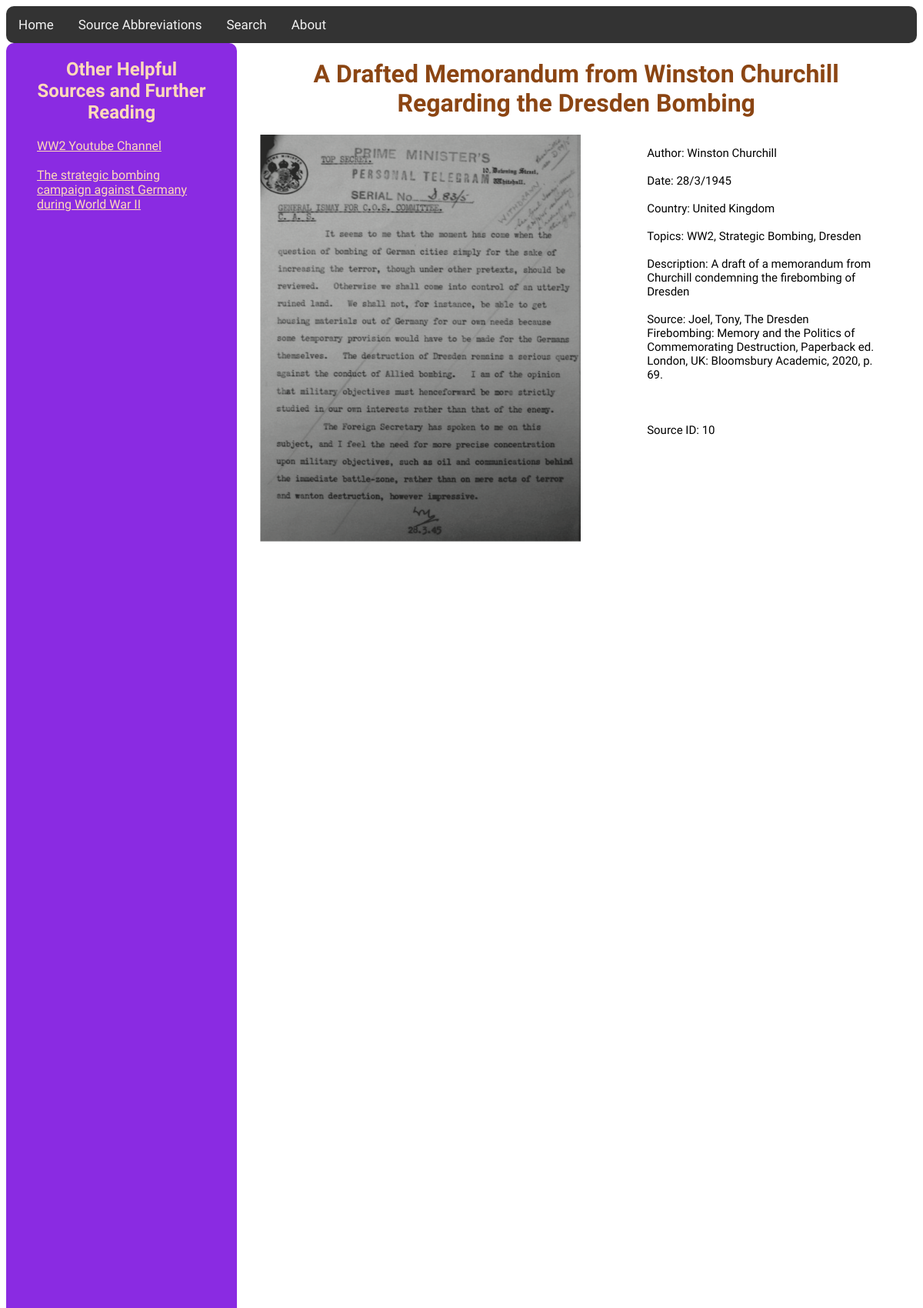
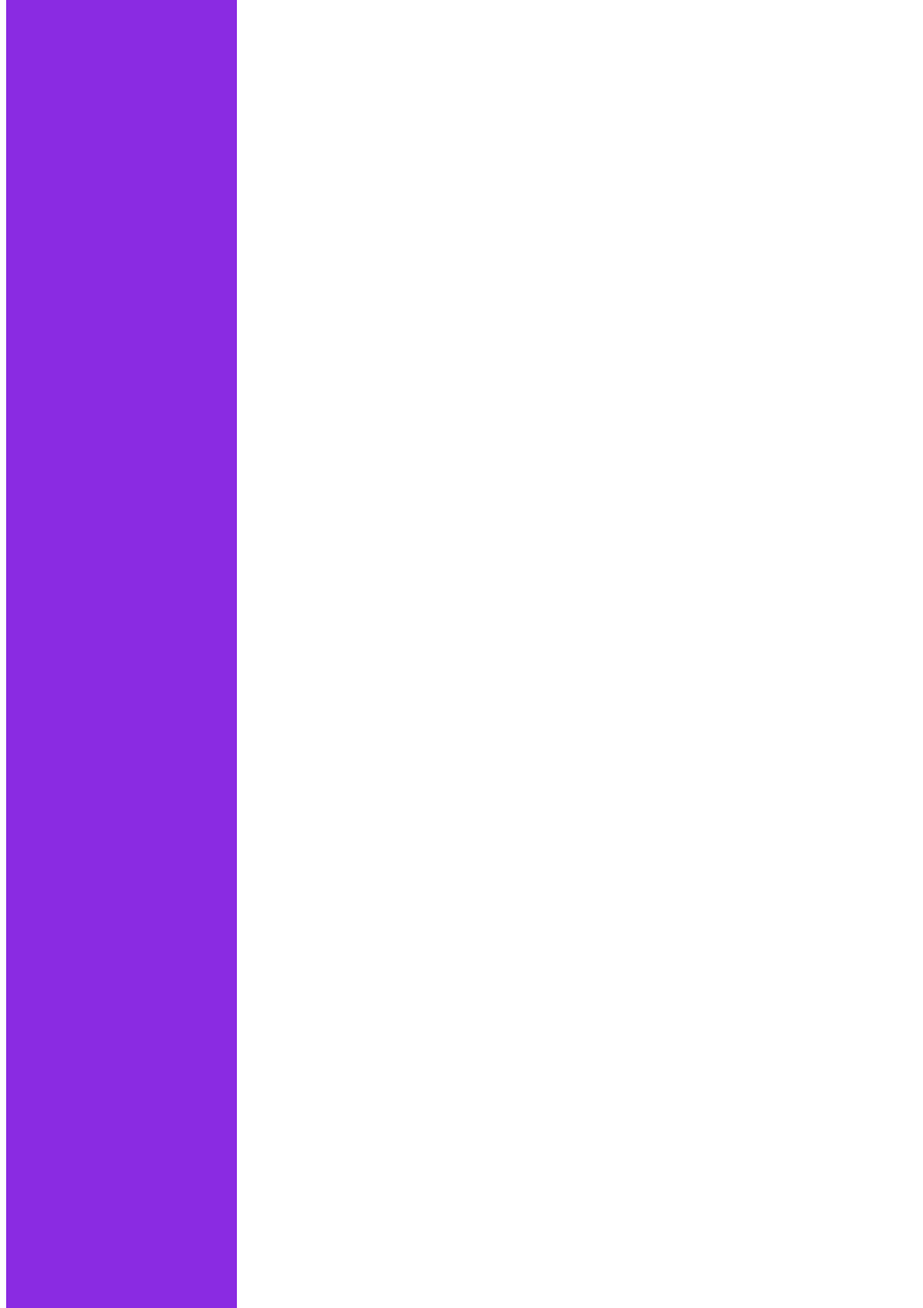
The page /source/10 (upper part) on the database its author committed (2 pictures, top to bottom).
### tables this page shows
CREATE TABLE "FURTHER" (
	"ID"	INTEGER,
	"NAME"	TEXT,
	"URL"	TEXT,
	PRIMARY KEY("ID")
);

CREATE TABLE "SOURCES" (
	"ID"	INTEGER,
	"DESCRIPTION"	TEXT,
	"YEAR"	INTEGER,
	"MONTH"	INTEGER,
	"DATE"	INTEGER,
	"AUTHOR"	TEXT,
	"PATH"	TEXT,
	"LINK"	TEXT,
	"CITATION"	TEXT,
	"WIDTH"	INTEGER,
	"TITLE"	TEXT,
	PRIMARY KEY("ID")
);

CREATE TABLE "COUNTRIES" (
	"ID"	INTEGER,
	"NAME"	TEXT,
	PRIMARY KEY("ID")
);

### app.py (the view)
@app.route('/source/<id>')
def source(id):
    source = []
    prot = False
    if id == "1":
        prot = True
    conn = sqlite3.connect("sources.db")
    cursor = conn.cursor()
    src = cursor.execute("SELECT ID,DESCRIPTION,YEAR,MONTH,DATE,AUTHOR,PATH,LINK,CITATION,WIDTH,TITLE FROM SOURCES WHERE ID=?", (id,))
    src = src.fetchall()
    src= src[0]
    src = list(src)
    countries = cursor.execute("SELECT NAME FROM COUNTRIES WHERE ID IN (SELECT COUN_ID FROM SRC_COUNS WHERE SRC_ID=?)", (id,))
    countries = countries.fetchall()
    countries = [c[0] for c in countries]
    src.append(countries)
    tags = get_tags(int(id), cursor)
    src.append(tags)
    tag_ids = [t[0] for t in cursor.execute("SELECT TAG_ID FROM SRC_TAGS WHERE SRC_ID=?", (id,)).fetchall()]
    print(tag_ids)
    further = {}
    for tag_id in tag_ids:
        furt = cursor.execute("SELECT NAME, URL FROM FURTHER WHERE ID IN (SELECT FURT_ID FROM TAGS_FURTHER WHERE TAG_ID=?)", (tag_id,)).fetchall()
        for f in furt:
            further[f[0]] = f[1]
    conn.close()
    return render_template("source.html", source=src, prot=False if id != "1" else True, further=further)

### app.py (called while the page is built)
def get_tags(id: int, cursor) -> list:
    cursor.execute("SELECT TAG FROM TAGS WHERE ID IN (SELECT TAG_ID FROM SRC_TAGS WHERE SRC_ID=?)", (id,))
    tags = [t[0] for t in cursor.fetchall()]  # Fixed: properly extract tags from tuples
    return tags

### templates/source.html (shortened to what this page needs)
<!DOCTYPE html>
<html lang="en">
<head>
    <link rel="stylesheet" href="{{ url_for('static', filename='styles/styles.css') }}">
</head>
<body id="source_page">
    <div class="topnav">
      <a href="{{url_for('index')}}">Home</a>
      <a href="{{url_for('sources_abbr')}}">Source Abbreviations</a>
      <a href="{{ url_for('search') }}">Search</a>
      <a href="{{ url_for('about') }}">About</a>
    </div>
    <div class="sidebar">
        <h2 class="src_link" style="text-align: center">Other Helpful Sources and Further Reading</h2>
        <p class="src_link">
            {% for key, value in further.items() %}
                <a id="sidebar-a" href="{{ value }}">{{ key }}</a>
                <br>
                <br>
            {% endfor %}
        </p>
    </div>
    <div id="main_content">
    <h1 id="title">{{ source[10] }}</h1>
    </div>
    <div id="main">
        <div id="content" style="height: 1000px">
            {% if prot %}
                <script type="text/javascript">
                    alert('Due to copyright concerns, I am required to put a transcript of the document here rather than a photo/facsimile');
                </script>
                <object draggable="false" id="src_frame" class="scaled" style="zoom: 100%" data="{{ url_for('static', filename=source[6]) }}" width="{{ source[9] }}"></object>
            {% elif ".pdf" in source[6] and "Images/" in source[6] %}
                <object type="application/pdf" style="zoom: 100%" id="src_frame" data="{{ url_for('static', filename=source[6]) }}#view=FitV" width="{{ source[9] }}" height="700px"></object>
            {% elif "http" in source[6] %}
                <object id="src_frame" style="zoom: 100%" data="{{ source[9] }}#view=FitV" width="{{ source[13] }}"></object>
            {% else %}
                    <object draggable="false" id="src_frame" style="image-rendering: -webkit-optimize-contrast;" class="scaled" data="{{ url_for('static', filename=source[6]) }}" width="{{ source[9] }}"></object>
            {% endif %}
        </div>
        <div id="metadata">
            <p>
                Author: {{ source[5] }}<br><br>
                Date: {{ source[4] }}/{{ source[3] }}/{{ source[2] }}<br><br>
                Country: {{ ', '.join(source[11]) }}<br><br>
                Topics: {{ ', '.join(source[12]) }}<br><br>
                Description: {{ source[1] }}<br><br>
                Source: {{ source[8] }}<br><br>
                <br>
                <br>
                Source ID: {{ source[0] }}
                <br><br>
            </p>
        </div>
        <br>
        <br>
        <br>
        </div>
</body>
</html>

### static/styles/styles.css (style rules this page uses)
#title { color: saddlebrown; font-family: "Winky Rough"; text-align: center; }
.src_link { text-decoration: none; color: peachpuff; font-family: "Winky Rough"; }
#content { padding-left: 330px; width: 150%; height: 550%; align-items: center; overflow: auto; position: relative; padding-right: 0; }
.scaled { position: relative; top: 0; left: 0; transform-origin: center center; z-index: 100; overflow: auto; background-size: contain; background-repeat: no-repeat; }
h1 { text-align: center; }
.topnav { background-color: #333; overflow: hidden; border-radius: 10px; }
.topnav a { float: left; color: #f2f2f2; text-align: center; padding: 14px 16px; text-decoration: none; font-family: "Winky Rough", ui-rounded; font-size: 17px; }
.sidebar { width: 300px; box-sizing: border-box; position:absolute; background-color: blueviolet; border-radius: 10px; padding-left: 40px; padding-right: 40px; height: 150%; z-index: 20; }
#main { padding-right: 50px; display: flex; overflow: auto; height: 560px; padding-bottom: 100px; }
#main_content { margin-left: 230px; padding-left: 10%; padding-right: 50px; }
#metadata { font-family: "Winky Rough"; font-size: 15px; margin-left: 0px; padding-left: 40px; overflow: auto; }
body { overflow: auto; }
#src_frame { position: relative; top: 0; left: 0; }

### templates/source.html (style rules this page uses)
#sidebar-a { color: peachpuff; }

### rows shown on the page
FURTHER: NAME "WW2 Youtube Channel"
FURTHER: further "The strategic bombing campaign against Germany during World War II"
SOURCES: TITLE "A Drafted Memorandum from Winston Churchill Regarding the Dresden Bombing", AUTHOR "Winston Churchill", DATE "28", MONTH "3", YEAR "1945", DESCRIPTION "A draft of a memorandum from Churchill condemning the firebombing of Dresden", CITATION "Joel, Tony, The Dresden Firebombing: Memory and the Politics of Commemorating Destruction, Paperback ed. London, UK: Bloomsbury Academic, 2020, p. 69.", ID "10"
COUNTRIES: NAME "United Kingdom"

### other values the page prints
{{ ', '.join(source[12]) }} "WW2, Strategic Bombing, Dresden"
